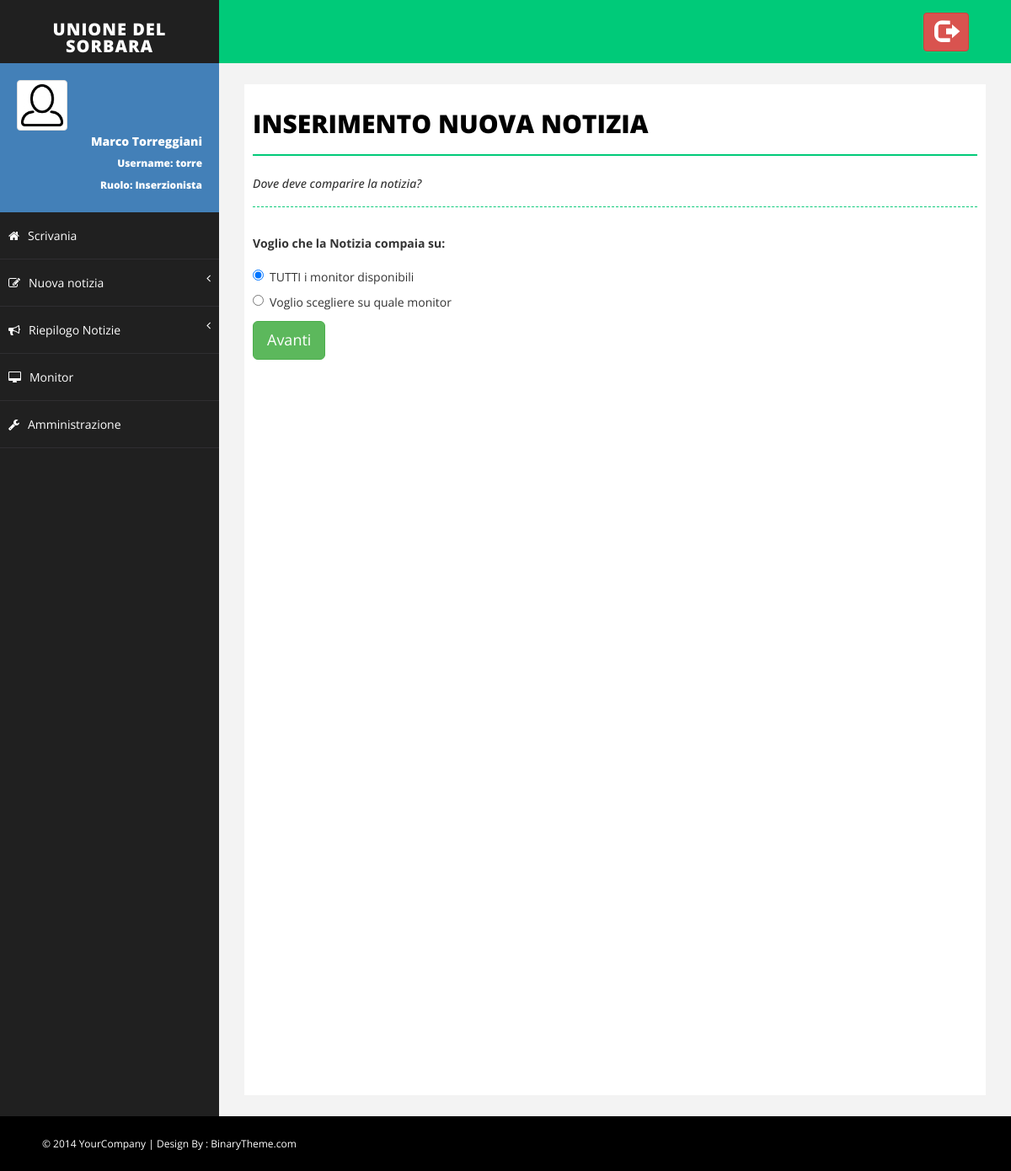
/inserisci/AllMonitor (signed in), run on the app's committed database.
### Monitor/models.py (models this page shows, shortened)
class MyUser(AbstractUser):
    foto_profilo = models.ImageField(upload_to=get_nome_immagine_utente, default=settings.NO_PROFILO)
    notifiche = models.BooleanField(default=True)

### Monitor/views.py (the view, shortened to what this page needs)
# urls.py: url(r'^inserisci/AllMonitor$', views.nuova_notizia_1, name='inserimento_step1'),
@login_required(login_url='/login')
def nuova_notizia_1(request):
    if controlla_gruppo('Inserzionista', request.user):
        if request.method == 'GET':
            return render(request, 'Monitor/inserimento1.html')
    else:
        return myindex(request, errore='Solo gli inserzionisti possono inserire le notizie')

### Monitor/templatetags/Monitor_extras.py (called while the page is built)
@register.filter(name='has_group')
def has_group(user, group_name):
    group = Group.objects.get(name=group_name)
    return True if group in user.groups.all() else False

@register.filter(name='is_admin')
def is_admin(user):
    return user.is_superuser

### Monitor/templates/Monitor/inserimento1.html
{% extends 'Monitor/base.html' %}
{% block body %}
    <div id="page-inner">
        <div class="row">
            <div class="col-md-12">
                <h1 class="page-head-line">Inserimento nuova notizia</h1>
                <h1 class="page-subhead-line">Dove deve comparire la notizia? </h1>
            </div>
        </div>
            <div class="form-group">
                <label>Voglio che la Notizia compaia su:</label>
                <div class="radio">
                    <label>
                        <input type="radio" name="optionsRadios" id="optionsRadios1" value="option1" checked="">TUTTI i monitor disponibili
                    </label>
                </div>
                <div class="radio">
                    <label>
                        <input type="radio" name="optionsRadios" id="optionsRadios2" value="option2">Voglio scegliere su quale monitor
                    </label>
                </div>
                <button type="button" class="btn btn-lg btn-success">Avanti</button>
            </div>
    </div>
{% endblock %}

### Monitor/templates/Monitor/base.html (shortened to what this page needs)
<!DOCTYPE html>
<html xmlns="http://www.w3.org/1999/xhtml">
<head>
    {% load staticfiles %}
    {% load Monitor_extras %}
    <link href="{% static 'Monitor/css/bootstrap.css' %}" rel="stylesheet" />
    <link href="{% static 'Monitor/css/font-awesome.css' %}" rel="stylesheet" />
    <link href="{% static 'Monitor/css/basic.css' %}" rel="stylesheet" />
    <link href="{% static 'Monitor/css/custom.css' %}" rel="stylesheet" />
    <link href="{% static 'Monitor/css/prettyPhoto.css' %}" rel="stylesheet">
</head>
<body>
    <div id="wrapper">
        <nav class="navbar navbar-default navbar-cls-top " role="navigation" style="margin-bottom: 0">
            <div class="navbar-header">
                <a class="navbar-brand" href="{% url 'Monitor:index' %}">Unione del Sorbara</a>
            </div>
            <div class="header-right">
				<a href="{% url 'Monitor:logout' %}" class="btn btn-danger" title="Logout">
                    <i class="glyphicon glyphicon-log-out fa-2x"></i>
                </a>
            </div>
        </nav>
        <nav class="navbar-default navbar-side" role="navigation">
            <div class="sidebar-collapse">
                <ul class="nav" id="main-menu">
                    <li>
                        <div class="user-img-div">
                            <img src="{{ request.user.foto_profilo.url }}" class="img-thumbnail" />
                            <div class="inner-text">
                                {{ request.user.first_name }} {{ request.user.last_name }}
                            <br />
                                <small>
                                    Username: {{ request.user.username }} <br />
                                    Ruolo:
                                    {% if request.user|has_group:"Revisore" %}
                                        Revisore
                                        {% elif request.user|has_group:"Inserzionista" %}
                                        Inserzionista
                                    {% endif %}
                                </small>
                            </div>
                        </div>
                    </li>
                    <li>
                        <a  href="{% url 'Monitor:index' %}"><i class="fa fa-home "></i>Scrivania</a>
                    </li>
                    {% if request.user|has_group:"Inserzionista" %}
                        <li>
                             <a href="#"><i class="fa fa-edit "></i>Nuova notizia<span class="fa arrow"></span></a>
                        </li>
                    {% endif %}
                    <li>
                         <a href="#"><i class="fa fa-bullhorn "></i>Riepilogo Notizie<span class="fa arrow"></span></a>
                    </li>
                    <li>
                        <a href="{% url 'Monitor:lista_monitor' %}"><i class="fa fa-desktop"> </i>Monitor</a>
                    </li>
                    {% if request.user|is_admin %}
                        <li>
                             <a href="{% url 'admin:index' %}"><i class="fa fa-wrench"> </i>Amministrazione</a>
                        </li>
                    {% endif %}
                </ul>
            </div>
        </nav>
        <div id="page-wrapper">
            {% block body %}
            {% endblock %}
        </div>
    </div>
    <div id="footer-sec">
        &copy; 2014 YourCompany | Design By : <a href="http://www.binarytheme.com/" target="_blank">BinaryTheme.com</a>
    </div>
</body>
</html>

### Monitor/static/Monitor/css/basic.css (style rules this page uses)
body { font-family: 'Open Sans', sans-serif; line-height:25px; }
#wrapper { width: 100%; background: #202020; }
#page-wrapper { padding: 15px 15px; min-height: 600px; background: #F3F3F3; }
#page-inner { width: 100%; margin: 10px 20px 10px 0px; background-color: #fff!important; padding: 10px; min-height: 1200px; }
.page-head-line { font-size: 30px; text-transform: uppercase; color: #000; font-weight: 800; padding-bottom: 20px; border-bottom: 2px solid #00CA79; margin-bottom: 10px; }
.page-subhead-line { font-size: 14px; padding-top: 5px; padding-bottom: 20px; font-style:italic; margin-bottom:30px; border-bottom:1px dashed #00CA79; }
.navbar-cls-top .navbar-brand { color: #fff; background: #202020; width: 260px; text-align: center; height: 75px; font-size: 20px; letter-spacing: 1px; font-weight: 900; padding-top: 25px; text-transform:uppercase; }
.header-right { color: #fff; padding: 15px 50px 5px 50px; float: right; font-size: 16px; }
.user-img-div { min-height: 140px; padding: 20px; background-color: #4380B8; }
.user-img-div img { max-height: 60px; }
.user-img-div .inner-text { text-align: right; position: relative; color: #fff; font-weight: 800; line-height: 25px; }
.arrow { float: right; }
.fa.arrow:before { content: "\f104"; }
.sidebar-collapse, .sidebar-collapse .nav { background: none; }
.sidebar-collapse .nav { padding: 0; }
.sidebar-collapse .nav > li > a { color: #fff; background: #202020; text-shadow: none; padding: 15px 40px; border-bottom: 1px solid #2F2E31; }
.sidebar-collapse > .nav > li > a { padding: 15px 10px; }
.navbar-side { border: none; background-color: #202020; }
.navbar-cls-top { background: #00CA79; border-bottom: none; }
.navbar-default { border: 0px solid black; }
.navbar-header { background: #000000; }
.nav > li > a > i { margin-right: 10px; }
#footer-sec { background-color:#000; padding:20px 50px; color:#fff; font-size:12px; }
#footer-sec a { color:#fff; }
@media (min-width:768px) { #page-wrapper { margin: 0 0 0 260px; padding: 15px 30px; min-height: 1200px; } }
@media (min-width:768px) { .navbar-side { z-index: 1; position: absolute; width: 260px; } }
@media (min-width:768px) { .navbar { border-radius: 0px; } }

### data on the page
MyUser: user.foto_profilo (picture), user.first_name "Marco", user.last_name "Torreggiani", user.username "torre"
